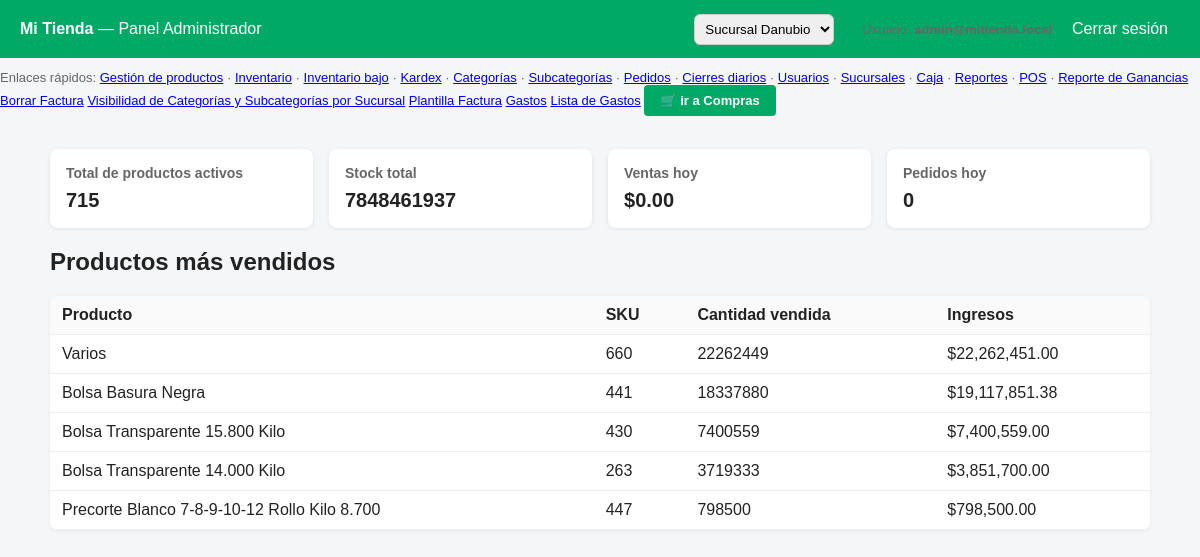
Page /admin/dashboard.php (signed in) on the committed database.
### tables this page shows
CREATE TABLE `products` (
  `id` int(11) NOT NULL,
  `category_id` int(11) DEFAULT NULL,
  `subcategory_id` int(11) DEFAULT NULL,
  `sku` int(11) NOT NULL,
  `image` varchar(255) DEFAULT NULL,
  `name` varchar(200) NOT NULL,
  `description` text DEFAULT NULL,
  `price` decimal(10,2) NOT NULL DEFAULT 0.00,
  `min_quantity` int(11) DEFAULT 0,
  `cost` decimal(10,2) NOT NULL DEFAULT 0.00,
  `tax_percent` decimal(5,2) DEFAULT 0.00,
  `active` tinyint(1) DEFAULT 1,
  `created_at` timestamp NOT NULL DEFAULT current_timestamp(),
  `cost_initial` decimal(12,2) DEFAULT 0.00,
  `packaging_type` varchar(50) DEFAULT 'unidad',
  `packaging_qty` int(11) DEFAULT 1,
  `iva_percent` decimal(5,2) DEFAULT 0.00,
  `margin_percent` decimal(5,2) DEFAULT 0.00,
  `price_unit` decimal(12,2) DEFAULT 0.00,
  `stock` int(11) DEFAULT 0,
  `rounding_enabled` tinyint(1) NOT NULL DEFAULT 1
);

### admin/dashboard.php (the view, shortened to what this page needs)
<?php
$pdo = DB::getConnection();
$stmt = $pdo->query("SELECT id, name FROM branches WHERE active = 1 ORDER BY name");
$branches = $stmt->fetchAll(PDO::FETCH_ASSOC);
$currentBranchId = $_SESSION['branch_id'] ?? null;
try {
    $stmt = $pdo->query("SELECT COUNT(*) AS total_products FROM products WHERE active = 1");
    $totalProducts = $stmt->fetchColumn();
    $stmt = $pdo->query("SELECT IFNULL(SUM(quantity),0) AS total_stock FROM inventory");
    $totalStock = $stmt->fetchColumn();
    $stmt = $pdo->prepare("SELECT IFNULL(SUM(total),0) AS sales_today FROM orders WHERE DATE(created_at) = CURDATE() AND status != 'cancelado'");
    $stmt->execute();
    $salesToday = $stmt->fetchColumn();
    $stmt = $pdo->prepare("SELECT COUNT(*) AS orders_today FROM orders WHERE DATE(created_at) = CURDATE()");
    $stmt->execute();
    $ordersToday = $stmt->fetchColumn();
    $stmt = $pdo->query("
        SELECT p.id, p.name, p.sku, IFNULL(SUM(oi.quantity),0) AS sold_qty, IFNULL(SUM(oi.subtotal),0) AS revenue
        FROM products p
        LEFT JOIN order_items oi ON p.id = oi.product_id
        LEFT JOIN orders o ON oi.order_id = o.id AND o.status != 'cancelado'
        GROUP BY p.id
        ORDER BY sold_qty DESC
        LIMIT 5
    ");
    $topProducts = $stmt->fetchAll(PDO::FETCH_ASSOC);
} catch (Exception $e) {
    $errorMsg = $e->getMessage();
}
?>
<!doctype html>
<html lang="es">
<head>
</head>
<body>
  <header>
    <div>
      <strong>Mi Tienda</strong> — Panel Administrador
    </div>
    <div class="top-actions">
      <form method="POST" action="dashboard.php" class="branch-select">
        <select name="branch_id" onchange="this.form.submit()">
          <?php foreach ($branches as $b): ?>
            <option value="<?= $b['id'] ?>" <?= ($b['id'] == $currentBranchId) ? 'selected' : '' ?>>
              <?= htmlspecialchars($b['name']) ?>
            </option>
          <?php endforeach; ?>
        </select>
      </form>
      <span class="small">Usuario: <strong><?=htmlspecialchars($_SESSION['user']['email'] ?? '---')?></strong></span>
      <a class="button" href="/mi_tienda/admin/login.php?logout=1" onclick="event.preventDefault(); document.getElementById('logout-form').submit();">Cerrar sesión</a>
    </div>
  </header>
    <p class="small" style="margin-top:12px;">Enlaces rápidos:
      <a href="/mi_tienda/admin/productos.php">Gestión de productos</a> ·
      <a href="/mi_tienda/admin/inventario.php">Inventario</a> ·
     <a href="/mi_tienda/admin/inventario_bajo.php">Inventario bajo</a> ·
     <a href="/mi_tienda/admin/kardex.php">Kardex</a> ·
     <a href="/mi_tienda/admin/categorias.php">Categorías</a> ·
      <a href="/mi_tienda/admin/subcategorias.php">Subcategorías</a> ·
      <a href="/mi_tienda/admin/pedidos.php">Pedidos</a> ·
      <a href="/mi_tienda/admin/cierres_diarios.php">Cierres diarios</a> ·
      <a href="/mi_tienda/admin/usuarios.php">Usuarios</a> ·
      <a href="/mi_tienda/admin/sucursales.php">Sucursales</a> ·
      <a href="/mi_tienda/admin/caja.php">Caja</a> ·
      <a href="/mi_tienda/admin/reportes.php">Reportes</a> ·
      <a href="/mi_tienda/admin/pos.php">POS</a> ·
      <a href="/mi_tienda/admin/reportes_ganancias.php" class="btn">Reporte de Ganancias</a>
      <a href="/mi_tienda/admin/invoices_list.php" class="btn">Borrar Factura</a>
      <a href="/mi_tienda/admin/branch_visibility.php" class="btn">Visibilidad de Categorías y Subcategorías por Sucursal</a>
      <a href="/mi_tienda/admin/invoice_template.php">Plantilla Factura</a>
      <a href="/mi_tienda/admin/gastos.php">Gastos</a>
      <a href="/mi_tienda/admin/gastos_list.php">Lista de Gastos</a>
      <a href="/mi_tienda/admin/compras.php" class="btn-compras">
          🛒 ir a Compras
      </a>
    </p>
  <div class="container">
    <div class="cards">
      <div class="card">
        <h3>Total de productos activos</h3>
        <p><?=intval($totalProducts)?></p>
      </div>
      <div class="card">
        <h3>Stock total</h3>
        <p><?=intval($totalStock)?></p>
      </div>
      <div class="card">
        <h3>Ventas hoy</h3>
        <p>$<?=number_format((float)$salesToday,2,'.',',')?></p>
      </div>
      <div class="card">
        <h3>Pedidos hoy</h3>
        <p><?=intval($ordersToday)?></p>
      </div>
    </div>
    <h2>Productos más vendidos</h2>
    <table>
      <thead>
        <tr>
          <th>Producto</th>
          <th>SKU</th>
          <th>Cantidad vendida</th>
          <th>Ingresos</th>
        </tr>
      </thead>
      <tbody>
        <?php if (!empty($topProducts)): ?>
          <?php foreach ($topProducts as $p): ?>
            <tr>
              <td><?=htmlspecialchars($p['name'])?></td>
              <td><?=htmlspecialchars($p['sku'])?></td>
              <td><?=intval($p['sold_qty'])?></td>
              <td>$<?=number_format((float)$p['revenue'],2,'.',',')?></td>
            </tr>
          <?php endforeach; ?>
        <?php else: ?>
          <tr><td colspan="4" class="small">No hay datos de ventas aún.</td></tr>
        <?php endif; ?>
      </tbody>
    </table>
  </div>
</body>
</html>

### admin/dashboard.php (style rules this page uses)
body { font-family: Arial, sans-serif; margin: 0; padding: 0; background:#f4f6f8; color:#222; }
header { background:#0a6; color:#fff; padding:12px 20px; display:flex; justify-content:space-between; align-items:center; }
.container { padding:20px; max-width:1100px; margin:0 auto; }
.cards { display:flex; gap:16px; flex-wrap:wrap; margin-bottom:20px; }
.card { background:#fff; padding:16px; border-radius:8px; box-shadow:0 1px 4px rgba(0,0,0,0.08); flex:1 1 220px; min-width:180px; }
.card h3 { margin:0 0 8px 0; font-size:14px; color:#666; }
.card p { margin:0; font-size:20px; font-weight:700; }
table { width:100%; border-collapse:collapse; background:#fff; border-radius:8px; overflow:hidden; box-shadow:0 1px 4px rgba(0,0,0,0.06); }
th, td { padding:10px 12px; border-bottom:1px solid #eee; text-align:left; }
th { background:#fafafa; font-weight:600; }
.small { font-size:13px; color:#666; }
.top-actions { display:flex; gap:8px; align-items:center; }
a.button { background:#0a6; color:#fff; padding:8px 12px; border-radius:6px; text-decoration:none; }
.branch-select { margin-right:20px; }
.branch-select select { padding:6px; border-radius:6px; border:1px solid #ccc; }
.btn-compras { display: inline-block; padding: 8px 16px; background-color: #0a6; color: #ffffff; text-decoration: none; border-radius: 4px; font-weight: bold; font-family: Arial, sans-serif; transition: background-color 0.2s; }

### rows in the picture
products: name "Varios", sku "660", sold_qty "22262449", revenue "22,262,451.00"
products: name "Bolsa Basura Negra", sku "441", sold_qty "18337880", revenue "19,117,851.38"
products: name "Bolsa Transparente 15.800 Kilo", sku "430", sold_qty "7400559", revenue "7,400,559.00"
products: name "Bolsa Transparente 14.000 Kilo", sku "263", sold_qty "3719333", revenue "3,851,700.00"
products: name "Precorte Blanco 7-8-9-10-12 Rollo Kilo 8.700", sku "447", sold_qty "798500", revenue "798,500.00"

### other values in the picture
$totalProducts "715"
$totalStock "7848461937"
$salesToday "0.00"
$ordersToday "0"
form field branch_id "Sucursal Danubio"
